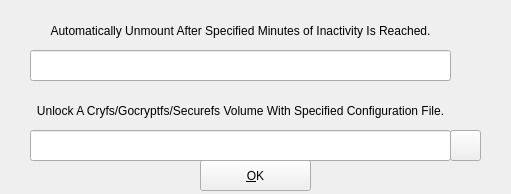
<?xml version="1.0" encoding="UTF-8"?>
<ui version="4.0">
 <class>options</class>
 <widget class="QWidget" name="options">
  <property name="windowModality">
   <enum>Qt::ApplicationModal</enum>
  </property>
  <property name="geometry">
   <rect>
    <x>0</x>
    <y>0</y>
    <width>511</width>
    <height>194</height>
   </rect>
  </property>
  <property name="windowTitle">
   <string>Set Mount Options</string>
  </property>
  <widget class="QWidget" name="centralWidget" native="true">
   <property name="geometry">
    <rect>
     <x>10</x>
     <y>0</y>
     <width>491</width>
     <height>191</height>
    </rect>
   </property>
   <widget class="QPushButton" name="pbOK">
    <property name="geometry">
     <rect>
      <x>190</x>
      <y>160</y>
      <width>111</width>
      <height>31</height>
     </rect>
    </property>
    <property name="text">
     <string>&amp;OK</string>
    </property>
   </widget>
   <widget class="QLabel" name="label_2">
    <property name="geometry">
     <rect>
      <x>30</x>
      <y>0</y>
      <width>481</width>
      <height>51</height>
     </rect>
    </property>
    <property name="text">
     <string/>
    </property>
    <property name="alignment">
     <set>Qt::AlignCenter</set>
    </property>
    <property name="wordWrap">
     <bool>true</bool>
    </property>
   </widget>
   <widget class="QLineEdit" name="lineConfigFilePath">
    <property name="geometry">
     <rect>
      <x>20</x>
      <y>130</y>
      <width>421</width>
      <height>31</height>
     </rect>
    </property>
   </widget>
   <widget class="QPushButton" name="pushButton">
    <property name="geometry">
     <rect>
      <x>440</x>
      <y>130</y>
      <width>31</width>
      <height>31</height>
     </rect>
    </property>
    <property name="text">
     <string/>
    </property>
   </widget>
   <widget class="QLabel" name="label">
    <property name="geometry">
     <rect>
      <x>20</x>
      <y>90</y>
      <width>421</width>
      <height>41</height>
     </rect>
    </property>
    <property name="text">
     <string>Unlock A Cryfs/Gocryptfs/Securefs Volume With Specified Configuration File.</string>
    </property>
    <property name="alignment">
     <set>Qt::AlignCenter</set>
    </property>
    <property name="wordWrap">
     <bool>true</bool>
    </property>
   </widget>
   <widget class="QLineEdit" name="lineEditIdleTime">
    <property name="geometry">
     <rect>
      <x>20</x>
      <y>50</y>
      <width>421</width>
      <height>31</height>
     </rect>
    </property>
   </widget>
   <widget class="QLabel" name="label_3">
    <property name="geometry">
     <rect>
      <x>20</x>
      <y>10</y>
      <width>421</width>
      <height>41</height>
     </rect>
    </property>
    <property name="text">
     <string>Automatically Unmount After Specified Minutes of Inactivity Is Reached.</string>
    </property>
    <property name="alignment">
     <set>Qt::AlignCenter</set>
    </property>
    <property name="wordWrap">
     <bool>true</bool>
    </property>
   </widget>
  </widget>
 </widget>
 <layoutdefault spacing="6" margin="11"/>
 <tabstops>
  <tabstop>lineConfigFilePath</tabstop>
  <tabstop>pbOK</tabstop>
 </tabstops>
 <resources/>
 <connections/>
</ui>
